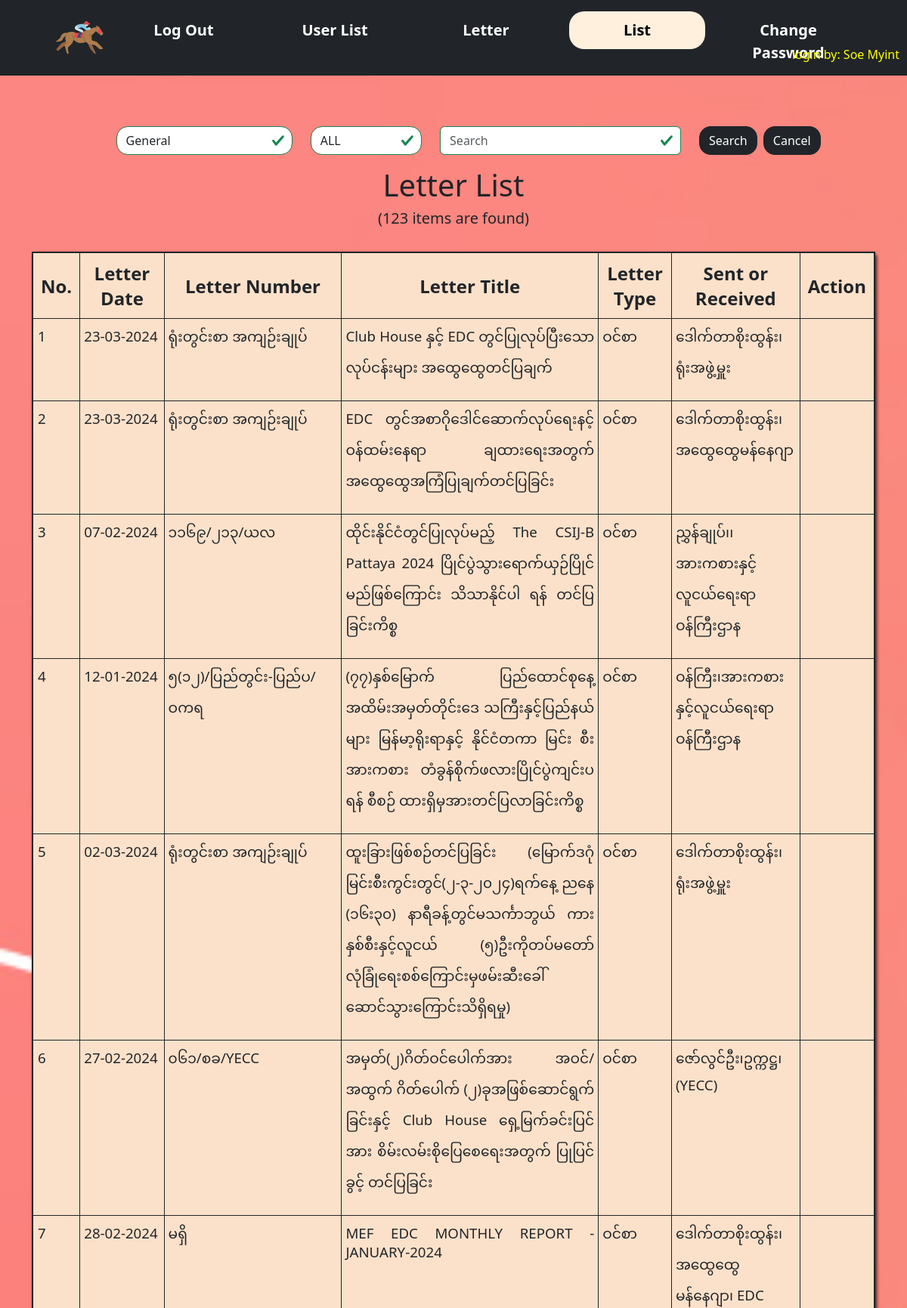
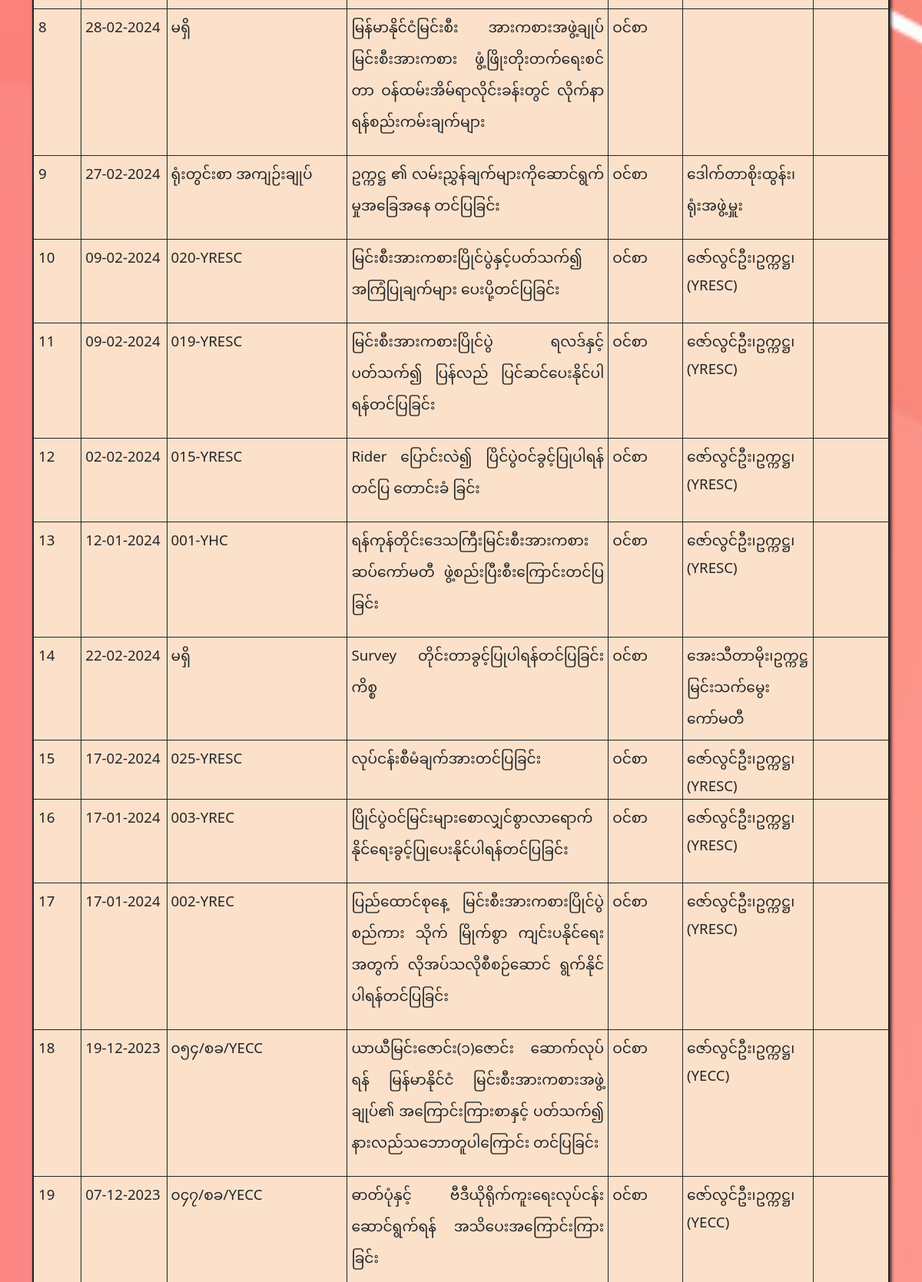
The app's page /display.php (signed in, upper part) with its own data (2 pictures, top to bottom).
### tables this page shows
CREATE TABLE `letter_table` (
  `rec_id` int(11) NOT NULL,
  `int_out_date` date NOT NULL,
  `letter_number` varchar(200) NOT NULL,
  `letter_title` varchar(3000) NOT NULL,
  `type_id` int(11) DEFAULT 0,
  `letter_date` date DEFAULT NULL,
  `dep_person` varchar(400) NOT NULL,
  `filename` varchar(200) NOT NULL,
  `remarks` varchar(1200) DEFAULT NULL,
  `entry_by` int(11) NOT NULL DEFAULT 0,
  `file_type` varchar(22) NOT NULL DEFAULT '0'
);

CREATE TABLE `type_table` (
  `type_id` int(11) NOT NULL,
  `letter_type` varchar(40) NOT NULL
);

### display.php (the view, shortened to what this page needs)
<?php
include("inc/nav.php");
include("inc/dbsetting.php");
$usrlevel = $_SESSION["usrlevel"];
		if (isset($_POST["searchbtn"]))
		{
			$field = $_POST["field"];
			$letter_type = $_POST["ltype"];
			$sword = $_POST["sword"];
			$str = "";
			if ($field ==="general" && strlen($sword)>0) {
				$str =" (letter_table.letter_number LIKE '%" . $sword . "%' OR letter_table.letter_title LIKE '%" . $sword . "%' OR letter_table.dep_person LIKE '%" . $sword . "%')";
			}
			else if ($field ==="letter_number") {
				$str=" letter_table.letter_number LIKE '%" . $sword . "%'";
			}
			else if ($field ==="letter_title") {
				$str=" letter_table.letter_title LIKE '%" . $sword . "%'";
			}
			else if ($field ==="dep") {
				$str=" letter_table.dep_person LIKE '%" . $sword . "%'";
			}
			if(strlen($letter_type) > 0 && $letter_type !=="ALL")
			{
				if(strlen($str)>0) {
				$str .= " AND letter_table.type_id=" . $letter_type;
				} else {
					$str .= " letter_table.type_id=" . $letter_type;
				}
			}
			$where = strlen($str)>0 ? " WHERE " : " ";
			 $sql1 = "SELECT letter_table.*, DATE_FORMAT(letter_table.letter_date, '%d-%m-%Y') AS formatted_date, type_table.letter_type FROM letter_table
             INNER JOIN type_table ON letter_table.type_id = type_table.type_id" . $where
             . $str . " ORDER BY rec_id DESC;";
			 echo $sql1 . "ZZZ";
			$result1 = $dbconn -> query($sql1);
		}
		else
		{
			$sql1 = "SELECT letter_table.*, DATE_FORMAT(letter_table.letter_date, '%d-%m-%Y') AS formatted_date, type_table.letter_type FROM letter_table
             INNER JOIN type_table ON letter_table.type_id = type_table.type_id
             ORDER BY rec_id DESC;";
             $result1 = $dbconn -> query($sql1);
		}
?>
<head>
</head>
<body id="displaybd">
	<div class="container">
		<form action="<?php echo htmlspecialchars($_SERVER["PHP_SELF"]); ?>" method="POST" id="formd" class=
			"was-validated" >
    		<div class="row">
		        <div class="col-lg-3 srbox">
		        	<select class="form-control sel" name="field">
		        		<option value="general">General</option>
		            </select>
		        </div>
		        <div class="col-lg-2 srbox">
		        		<select class="form-control sel" name="ltype">
		        			<option value="ALL">ALL</option>
		            	</select>
		        </div>
		        <div class="col-lg-4 srbox">
		        	<input type="text" class="form-control" placeholder="Search" id="sarea" name="sword" autofocus>
		        </div>
		        <div class="col-lg-3">
		        	<button type="submit" class="btn btn-dark btnd" name="searchbtn">Search</button>&nbsp;
		            <button type="reset" class="btn btn-dark btnd" onclick="location.href='display.php';">Cancel</button>
		        </div>
		    </div>
    	</form>
    	<div id="tablebox">
	    	<center>
				<h1>Letter List</h1>
					<?php
						if ($result1->num_rows > 0)
						{
							echo "<h5>(" . $result1->num_rows . " items are found)</h5><br>";
							echo "<table class='table-bordered displaytable'><tr>";
							echo "<th>No.</th>
									<th>Letter Date</th>
									<th>Letter Number</th>
									<th>Letter Title</th><th>Letter Type</th>
									<th>Sent or Received</th>
									<th id='actth' >Action</th>";
	    					echo "</tr>";
	    						$number=1;
	    						while ($row = $result1->fetch_assoc())
	    						{
	        					echo "<tr>";
	        					echo "<td width=3% style='padding:6px;'>" . $number . "</td>";
	        					echo "<td width=10%>" . $row["formatted_date"] . "</td>";
	        					echo "<td width=18%>" . $row["letter_number"] . "</td>";
	        					echo "<td>";
	        					 if (strpos($usrlevel, "|30") > -1 && strpos($usrlevel, "|50") < -1 && $row["file_type"] == 0)
	        					 {
	        					 echo"<a href='#' class='pdflink' data-pdf='" . $row["filename"] . "' data-toggle='modal' data-target='#pdfModal'>" . $row["letter_title"] . "</a>";
	        					}
	        					else if(strpos($usrlevel, "|50") > -1 && strpos($usrlevel, "|30") > -1 && ($row["file_type"] == 1 || $row["file_type"] == 0))
	        					{
	        						echo"<a href='#' class='pdflink' data-pdf='" . $row["filename"] . "' data-toggle='modal' data-target='#pdfModal'>" . $row["letter_title"] . "</a>";
	        					}
	        					else
	        					{
	        						echo "<p>" . $row["letter_title"] . "</p>";
	        					}
	        					 echo "</td>";
	        					echo "<td>" . $row["letter_type"] . "</td>";
	        					echo "<td>" . $row["dep_person"] . "</td>";
	        					echo "<td id='actiontd'>";
	        					echo "</td>";
	        					echo "</tr>";
	        					$number++;
	    							}
	    							echo "</table>";
	    						}
					?>
			</center>
		</div>
				<br><br><br><br><br><br><br><br>
		</div>
	</body>

### inc/nav.php (shortened to what this page needs)
<html>
<head>
  		 <link href="https://cdn.jsdelivr.net/npm/bootstrap@5.3.3/dist/css/bootstrap.min.css" rel="stylesheet">
  <link rel="stylesheet" type="text/css" href="css/style1.css">
</head>
<body>
<nav class="navbar navbar-expand-md bg-dark navbar-dark fixed-top" style="height: 100px;">
  <a class="navbar-brand" href="#">
    <img src="images/horse.png" alt="Logo" id="logo">
  </a>
    <div class="collapse navbar-collapse justify-content-center" id="collapsibleNavbar">
      <ul class="navbar-nav">
        <?php
        if (isset($_SESSION["login"]) && $_SESSION["login"] == 1000) {
          echo '<li class="nav-item">
            <a class="nav-link active mynav" id="logout" style="color:white; border-radius:20px;" href="#">Log Out</a>
          </li>';
        } else {
          echo '<li class="nav-item">
            <a class="nav-link" id="index" style="color:white; border-radius:20px;" href="index.php">Log In</a>
          </li>';
        }
        ?>
        <li class="nav-item">
		<?php
			if(isset($_SESSION["usrlevel"]))
			{
				if(strpos($_SESSION["usrlevel"], "|60") > -1)
				{
		?>
				<a class="nav-link mynav" id="userlist" style="color: white; border-radius:20px;" href="userlist.php">User List</a>
		<?php
				} else {
		?>
				<span class="nav-link mynav" id="userlist" style="color: white; border-radius:20px;" href="userlist.php">User List</a>
		<?php
			}
			} else {
		?>
				<a class="nav-link mynav" id="userlist" style="color: white; border-radius:20px;" href="userlist.php">User List</a>
		<?php
			}
		?>
        </li>
		<li class="nav-item">
		<?php
			if(isset($_SESSION["usrlevel"]))
			{
				if(strpos($_SESSION["usrlevel"], "|70") > -1)
				{
		?>
				<a class="nav-link mynav" id="letter" style="color: white; border-radius:20px;" href="letter.php">Letter</a>
		<?php
				} else {
		?>
				<span class="nav-link mynav" id="letter" style="color: white; border-radius:20px;" href="letter.php">Letter</a>
		<?php
			}
			} else {
		?>
				<a class="nav-link mynav" id="letter" style="color: white; border-radius:20px;" href="letter.php">Letter</a>
		<?php
			}
		?>
		</li>
        <li class="nav-item">
          <a class="nav-link mynav" id="display" style="color:white; border-radius:20px;" href="display.php">List</a>
        </li>
        <?php
        if (isset($_SESSION["login"]) && $_SESSION["login"] == 1000)
        {
          echo '<li class="nav-item">
            <a class="nav-link mynav" id="changepw" style="color:white; border-radius:20px;" href="changepw.php">Change Password</a>
          </li>';
        }
        ?>
      </ul>
    </div>
	<p style="position:absolute;right: 10px; color:yellow; margin-top:5%">
		<?php
			echo $loginby = isset($_SESSION["fullname"])? "login by: " . $_SESSION["fullname"]: "";
		?>
	</p>
  </nav>
</body>

### css/style1.css (style rules this page uses)
.navbar { background: black; }
.navbar-nav .nav-link { font-size: 30px; padding: 20px; }
.nav-link { color: #6ff781; padding: 8px 15px; }
.nav-item { width: 150px; padding: 20px; }
.nav-link.active { color: #f7f36f; }

### inc/nav.php (style rules this page uses)
.navbar { background: black; }
.navbar-nav .nav-link { font-size: 20px; font-weight: 600; padding: 10px; }
.nav-link { color: black; padding: 10px; text-align: center; }
.adjust { margin-top: 8%; }
.nav-item { width: 200px; padding: 0 10px; margin-bottom: 5px; }
#logo { width: 70px; height: auto; margin-left: 100%; }

### display.php (style rules this page uses)
.displaytable { width: 100%; border: solid 2px; background: #fce1ca; }
body { background-image: url('images/pwbg.jpg'); background-size: cover; background-repeat: no-repeat; background-attachment: fixed; }
table { border-spacing: 0; border: 2px solid; box-shadow: 2px 2px 4px rgba(0, 0, 0, 0.8); border-radius:6px; }
th { text-align: center; border: 2px solid; height: 40px; padding: 10px; font-size: 18pt; }
td { border: 2px solid; padding: 5px; font-size: 14pt; vertical-align: text-top; text-align:justify; }
tr { width: 10%; border: 2px solid; }
#actiontd { text-align: center; }
.sel { border-radius: 15px; }
.container { margin-top: 4%; }
#formd { margin-left: 10%; margin-top: 15%; }
.btnd { border-radius: 15px; }
#actth { width: 8%; }
a:link { text-decoration: none; }

### records on screen
letter_table: formatted_date "23-03-2024", letter_number "ရုံးတွင်းစာ အကျဉ်းချုပ်", letter_title "Club House နှင့် EDC တွင်ပြုလုပ်ပြီးသောလုပ်ငန်းများ အထွေထွေတင်ပြချက်", type.letter_type "ဝင်စာ", dep_person "ဒေါက်တာစိုးထွန်း၊ ရုံးအဖွဲ့မှူး"
letter_table: formatted_date "23-03-2024", letter_number "ရုံးတွင်းစာ အကျဉ်းချုပ်", letter_title "EDC တွင်အစာဂိုဒေါင်ဆောက်လုပ်ရေးနင့် ဝန်ထမ်းနေရာ ချထားရေးအတွက် အထွေထွေအကြံပြုချက်တင်ပြခြင်း", type.letter_type "ဝင်စာ", dep_person "ဒေါက်တာစိုးထွန်း၊ အထွေထွေမန်နေဂျာ"
letter_table: formatted_date "07-02-2024", letter_number "၁၁၆၉/၂၁၃/ယလ", letter_title "ထိုင်းနိုင်ငံတွင်ပြုလုပ်မည့် The CSIJ-B Pattaya 2024 ပြိုင်ပွဲသွားရောက်ယှဉ်ပြိုင်မည်ဖြစ်ကြောင်း သိသာနိုင်ပါ ရန် တင်ပြခြင်းကိစ္စ", type.letter_type "ဝင်စာ", dep_person "ညွှန်ချုပ်၊၊အားကစားနှင့်လူငယ်ရေးရာဝန်ကြီးဌာန"
letter_table: formatted_date "12-01-2024", letter_number "၅(၁၂)/ပြည်တွင်း-ပြည်ပ/ဝကရ", letter_title "(၇၇)နှစ်မြောက် ပြည်ထောင်စုနေ့အထိမ်းအမှတ်တိုင်းဒေ သကြီးနှင့်ပြည်နယ်များ မြန်မာ့ရိုးရာနှင့် နိုင်ငံတကာ မြင်း စီးအားကစား တံခွန်စိုက်ဖလားပြိုင်ပွဲကျင်းပရန် စီစဉ် ထားရှိမှအားတင်ပြလာခြင်းကိစ္စ", type.letter_type "ဝင်စာ", dep_person "ဝန်ကြီး၊အားကစားနှင့်လူငယ်ရေးရာဝန်ကြီးဌာန"
letter_table: formatted_date "02-03-2024", letter_number "ရုံးတွင်းစာ အကျဉ်းချုပ်", letter_title "ထူးခြားဖြစ်စဉ်တင်ပြခြင်း (မြောက်ဒဂုံမြင်းစီးကွင်းတွင်(၂-၃-၂၀၂၄)ရက်နေ့ ညနေ (၁၆း၃၀) နာရီခန့်တွင်မသင်္ကာဘွယ် ကားနှစ်စီးနှင့်လူငယ် (၅)ဦးကိုတပ်မတော်လုံခြုံရေးစစ်ကြောင်းမှဖမ်းဆီးခေါ်ဆောင်သွားကြောင်းသိရှိရမှု)", type.letter_type "ဝင်စာ", dep_person "ဒေါက်တာစိုးထွန်း၊ ရုံးအဖွဲ့မှူး"
letter_table: formatted_date "27-02-2024", letter_number "၀၆၁/စခ/YECC", letter_title "အမှတ်(၂)ဂိတ်ဝင်ပေါက်အား အဝင်/အထွက် ဂိတ်ပေါက် (၂)ခုအဖြစ်ဆောင်ရွက်ခြင်းနှင့် Club House ရှေ့မြက်ခင်းပြင်အား စိမ်းလမ်းစိုပြေစေရေးအတွက် ပြုပြင်ခွင့် တင်ပြခြင်း", type.letter_type "ဝင်စာ", dep_person "ဇော်လွင်ဦး၊ဥက္ကဋ္ဌ၊ (YECC)"
letter_table: formatted_date "28-02-2024", letter_number "မရှိ", letter_title "MEF EDC MONTHLY REPORT - JANUARY-2024", type.letter_type "ဝင်စာ", dep_person "ဒေါက်တာစိုးထွန်း၊ အထွေထွေမန်နေဂျာ၊ EDC"
letter_table: formatted_date "28-02-2024", letter_number "မရှိ", letter_title "မြန်မာနိုင်ငံမြင်းစီး အားကစားအဖွဲ့ချုပ် မြင်းစီးအားကစား ဖွံ့ဖြိုးတိုးတက်ရေးစင်တာ ဝန်ထမ်းအိမ်ရာလိုင်းခန်းတွင် လိုက်နာရန်စည်းကမ်းချက်များ", type.letter_type "ဝင်စာ"
letter_table: formatted_date "27-02-2024", letter_number "ရုံးတွင်းစာ အကျဉ်းချုပ်", letter_title "ဥက္ကဋ္ဌ ၏ လမ်းညွှန်ချက်များကိုဆောင်ရွက်မှုအ‌ခြေအနေ တင်ပြခြင်း", type.letter_type "ဝင်စာ", dep_person "ဒေါက်တာစိုးထွန်း၊ ရုံးအဖွဲ့မှူး"
letter_table: formatted_date "09-02-2024", letter_number "020-YRESC", letter_title "မြင်းစီးအားကစားပြိုင်ပွဲနှင့်ပတ်သက်၍ အကြံပြုချက်များ ပေးပို့တင်ပြခြင်း", type.letter_type "ဝင်စာ", dep_person "ဇော်လွင်ဦး၊ဥက္ကဋ္ဌ၊ (YRESC)"
letter_table: formatted_date "09-02-2024", letter_number "019-YRESC", letter_title "မြင်းစီးအားကစားပြိုင်ပွဲ ရလဒ်နှင့်ပတ်သက်၍ ပြန်လည် ပြင်ဆင်ပေးနိုင်ပါရန်တင်ပြခြင်း", type.letter_type "ဝင်စာ", dep_person "ဇော်လွင်ဦး၊ဥက္ကဋ္ဌ၊ (YRESC)"
letter_table: formatted_date "02-02-2024", letter_number "015-YRESC", letter_title "Rider ပြောင်းလဲ၍ ပြိင်ပွဲဝင်ခွင့်ပြုပါရန်တင်ပြ တောင်းခံ ခြင်း", type.letter_type "ဝင်စာ", dep_person "ဇော်လွင်ဦး၊ဥက္ကဋ္ဌ၊ (YRESC)"
letter_table: formatted_date "12-01-2024", letter_number "001-YHC", letter_title "ရန်ကုန်တိုင်းဒေသကြီးမြင်းစီးအားကစားဆပ်ကော်မတီ ဖွဲ့စည်းပြီးစီးကြောင်းတင်ပြခြင်း", type.letter_type "ဝင်စာ", dep_person "ဇော်လွင်ဦး၊ဥက္ကဋ္ဌ၊ (YRESC)"
letter_table: formatted_date "22-02-2024", letter_number "မရှိ", letter_title "Survey တိုင်းတာခွင့်ပြုပါရန်တင်ပြခြင်းကိစ္စ", type.letter_type "ဝင်စာ", dep_person "အေးသီတာမိုး၊ဥက္ကဋ္ဌ မြင်းသက်မွေးကော်မတီ"
letter_table: formatted_date "17-02-2024", letter_number "025-YRESC", letter_title "လုပ်ငန်းစီမံချက်အားတင်ပြခြင်း", type.letter_type "ဝင်စာ", dep_person "ဇော်လွင်ဦး၊ဥက္ကဋ္ဌ၊ (YRESC)"
letter_table: formatted_date "17-01-2024", letter_number "003-YREC", letter_title "ပြိုင်ပွဲဝင်မြင်းများစောလျှင်စွာလာရောက်နိုင်ရေးခွင့်ပြုပေးနိုင်ပါရန်တင်ပြခြင်း", type.letter_type "ဝင်စာ", dep_person "ဇော်လွင်ဦး၊ဥက္ကဋ္ဌ၊ (YRESC)"
letter_table: formatted_date "17-01-2024", letter_number "002-YREC", letter_title "ပြည်ထောင်စုနေ့ မြင်းစီးအားကစားပြိုင်ပွဲစည်ကား သိုက် မြိုက်စွာ ကျင်းပနိုင်ရေးအတွက် လိုအပ်သလိုစီစဉ်ဆောင် ရွက်နိုင်ပါရန်တင်ပြခြင်း", type.letter_type "ဝင်စာ", dep_person "ဇော်လွင်ဦး၊ဥက္ကဋ္ဌ၊ (YRESC)"
letter_table: formatted_date "19-12-2023", letter_number "၀၅၄/စခ/YECC", letter_title "ယာယီမြင်းဇောင်း(၁)ဇောင်း ဆောက်လုပ်ရန် မြန်မာနိုင်ငံ မြင်းစီးအားကစားအဖွဲ့ချုပ်၏ အကြောင်းကြားစာနှင့် ပတ်သက်၍ နားလည်သဘောတူပါကြောင်း တင်ပြခြင်း", type.letter_type "ဝင်စာ", dep_person "ဇော်လွင်ဦး၊ဥက္ကဋ္ဌ၊ (YECC)"
letter_table: formatted_date "07-12-2023", letter_number "၀၄၇/စခ/YECC", letter_title "ဓာတ်ပုံနှင့် ဗီဒီယိုရိုက်ကူးရေးလုပ်ငန်း ဆောင်ရွက်ရန် အသိပေးအကြောင်းကြားခြင်း", type.letter_type "ဝင်စာ", dep_person "ဇော်လွင်ဦး၊ဥက္ကဋ္ဌ၊ (YECC)"

### other values on screen
$result1->num_rows "123"
